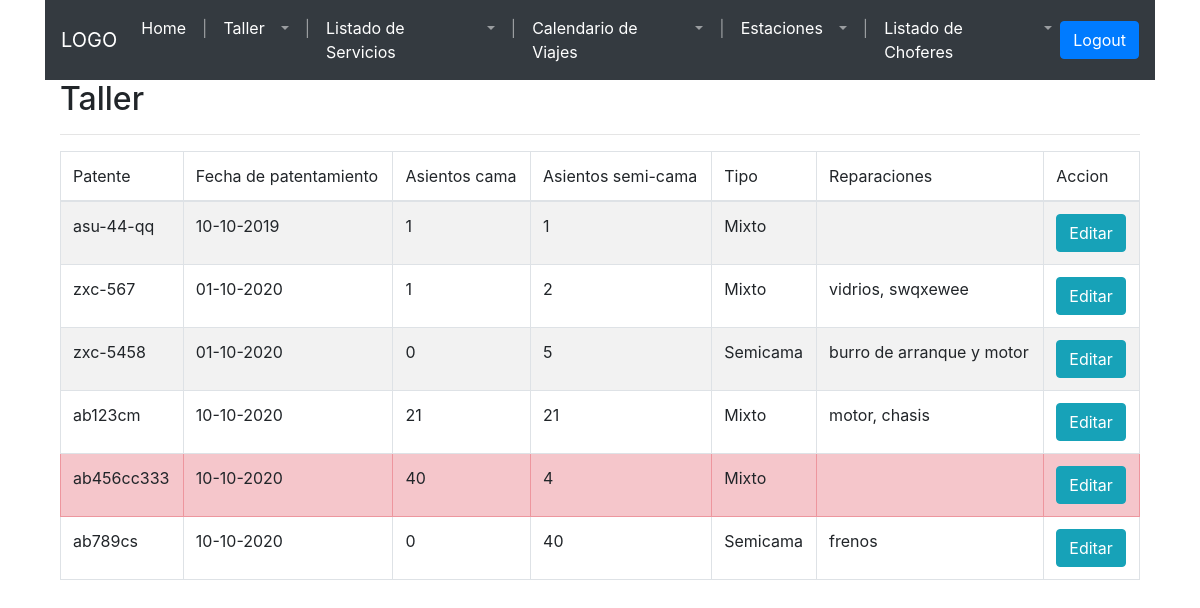
Screenshot of /frontend/pages/taller.php with the database file from the repository.
### tables this page shows
CREATE TABLE `unidad` (
  `unidad_id` int(11) NOT NULL,
  `patente` varchar(20) DEFAULT NULL,
  `fecha_de_patentamiento` date DEFAULT NULL,
  `cantidad_de_asientos_cama` int(11) DEFAULT NULL,
  `cantidad_de_asientos_semicama` int(11) DEFAULT NULL,
  `tipo_unidad_id` int(11) NOT NULL,
  `habilitada` tinyint(1) NOT NULL DEFAULT 1
);

### frontend/pages/config/connection.php (called while the page is built, shortened)
<?php
function openConnection($username, $password){
 	$servername = "localhost";
	$conn = new mysqli($servername, $username, $password,"empresa_de_transporte");
	return $conn;
 }
 function executeQuery($sqlQuery){
 	$conn = openConnection("test", "test");
	$result = $conn->query($sqlQuery);
	return $result;
 }
?>

### frontend/pages/config/config-taller.php (the view, shortened to what this page needs)
<?php
include("config/connection.php");
function getUnidades(){
  $sql = "SELECT  u.unidad_id,
                  u.patente,
                  DATE_FORMAT(u.fecha_de_patentamiento, \"%d-%m-%Y\") as fecha_patentamiento ,
                  u.cantidad_de_asientos_cama,
                  u.cantidad_de_asientos_semicama,
                  u.tipo_unidad_id,
                  u.habilitada,
                  GROUP_CONCAT(r.detalle SEPARATOR ', ' ) as `reparaciones`
                  FROM `unidad` u
                  LEFT JOIN `reparacion` r ON u.unidad_id = r.unidad_id
                  GROUP BY u.unidad_id
                  ORDER BY u.fecha_de_patentamiento ASC";
  $result = executeQuery($sql);
  if ($result->num_rows > 0) {
      while($row = $result->fetch_assoc()) {
        if(intval($row["habilitada"]) == 0){
          echo "<tr class=\"table-danger\">";
        }
        else echo "<tr>";
        echo "<td>". $row["patente"]."</td>";
        echo "<td>". $row["fecha_patentamiento"]."</td>";
        echo "<td>". $row["cantidad_de_asientos_cama"]."</td>";
        echo "<td>". $row["cantidad_de_asientos_semicama"]."</td>";
        switch($row["tipo_unidad_id"])
        {
          case 2: echo "<td> Semicama </td>"; break;
          case 3: echo "<td> Mixto </td>"; break;
        }
        echo "<td>". $row["reparaciones"]."</td>";
        echo "<td>
        <input type=\"button\" class=\"btn btn-info boton-edit-unidad\" id=\"".$row["unidad_id"]."\" value=\"Editar\">
        <!--
        <input type=\"button\" class=\"btn btn-danger boton-delete-unidad\" value=\"Borrar\">
        -->
        </td>";
        echo "</tr>";
      }
  } else {
      echo "0 results";
  }
}
?>

### frontend/pages/styles/home2.css (style rules this page uses)
body { font-size: 15px; font-family: Arial, Helvetica, sans-serif; }

### rows the page displays
unidad: patente "asu-44-qq", fecha_patentamiento "10-10-2019", cantidad_de_asientos_cama "1", cantidad_de_asientos_semicama "1", shows "Mixto"
unidad: patente "zxc-567", fecha_patentamiento "01-10-2020", cantidad_de_asientos_cama "1", cantidad_de_asientos_semicama "2", shows "Mixto", reparaciones "vidrios, swqxewee"
unidad: patente "zxc-5458", fecha_patentamiento "01-10-2020", cantidad_de_asientos_cama "0", cantidad_de_asientos_semicama "5", shows "Semicama", reparaciones "burro de arranque y motor"
unidad: patente "ab123cm", fecha_patentamiento "10-10-2020", cantidad_de_asientos_cama "21", cantidad_de_asientos_semicama "21", shows "Mixto", reparaciones "motor, chasis"
unidad: patente "ab456cc333", fecha_patentamiento "10-10-2020", cantidad_de_asientos_cama "40", cantidad_de_asientos_semicama "4", shows "Mixto"
unidad: patente "ab789cs", fecha_patentamiento "10-10-2020", cantidad_de_asientos_cama "0", cantidad_de_asientos_semicama "40", shows "Semicama", reparaciones "frenos"
